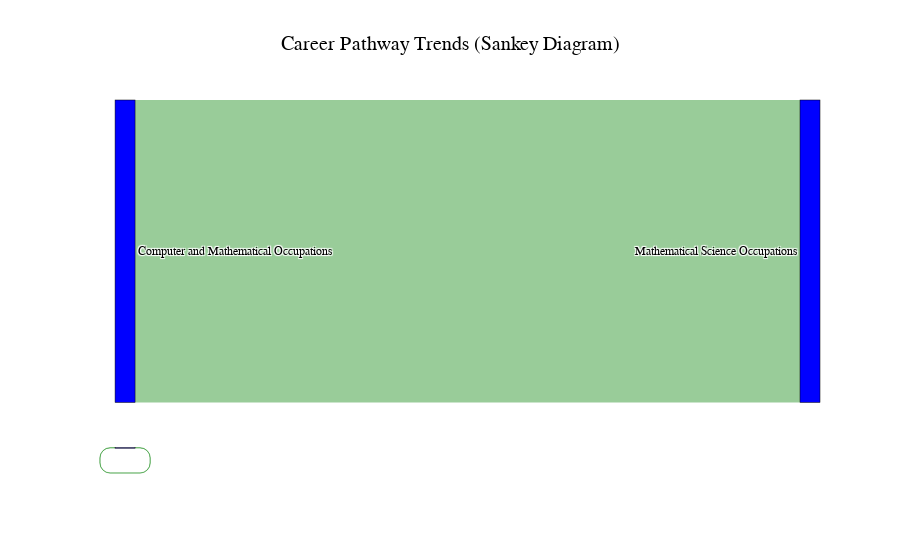

Notebook source saved alongside this figure:
### Markdown cell above
# Career Pathway Trends (Sankey Diagram)
- Visualize job transitions between different occupation levels.
- **Aggregate Data**
  - Identify career transitions between **SOC job classifications**.
- **Visualize results**
  - Create a **Sankey diagram** where:
    - **Source** = `SOC_2021_2_NAME`
    - **Target** = `SOC_2021_3_NAME`
    - **Value** = Number of transitions
  - Apply custom colors and font styles.
- **Explanation:** Write two sentences about what the graph reveals.

### Code cell
# Your code for 8th question here
import pandas as pd
import plotly.graph_objects as go
from pyspark.sql import SparkSession
from pyspark.sql import functions as F


# 步骤 1: 汇总数据
# 统计 SOC_2021_2_NAME 和 SOC_2021_3_NAME 之间的转换次数
df_transitions = df.groupBy("SOC_2021_2_NAME", "SOC_2021_3_NAME").count()

# 转换为 Pandas DataFrame
df_transitions_pd = df_transitions.toPandas()
#如果数据量过大，桑基图可能会变得复杂。可以过滤掉转换次数较少的记录
df_transitions_pd = df_transitions_pd[df_transitions_pd["count"] > 10]

# 步骤 2: 创建桑基图
# 获取唯一的来源和目标节点
unique_sources = df_transitions_pd["SOC_2021_2_NAME"].unique()
unique_targets = df_transitions_pd["SOC_2021_3_NAME"].unique()

# 创建节点列表
nodes = list(unique_sources) + list(unique_targets)

# 创建节点索引映射
node_indices = {node: i for i, node in enumerate(nodes)}

# 创建桑基图的链接数据
links = {
    "source": [node_indices[source] for source in df_transitions_pd["SOC_2021_2_NAME"]],
    "target": [node_indices[target] for target in df_transitions_pd["SOC_2021_3_NAME"]],
    "value": df_transitions_pd["count"].tolist()
}

# 步骤 3: 创建桑基图
fig = go.Figure(go.Sankey(
    node=dict(
        pad=15,  # 节点之间的间距
        thickness=20,  # 节点厚度
        line=dict(color="black", width=0.5),  # 节点边框样式
        label=nodes,  # 节点标签
        color="blue"  # 节点颜色
    ),
    link=dict(
        source=links["source"],  # 来源节点索引
        target=links["target"],  # 目标节点索引
        value=links["value"],  # 转换次数
        color="rgba(0, 128, 0, 0.4)"  # 链接颜色
    )
))

# 步骤 4: 自定义布局和样式
fig.update_layout(
    title="Career Pathway Trends (Sankey Diagram)",
    font=dict(family="Arial", size=12, color="black"),
    plot_bgcolor="white",  # 背景颜色
    paper_bgcolor="white",  # 画布颜色
    xaxis=dict(showgrid=False),  # 隐藏 X 轴网格
    yaxis=dict(showgrid=False),  # 隐藏 Y 轴网格
    title_font_size=20, 
    title_x=0.5
)

# 显示桑基图
fig.show()

fig.write_image("output/Q8.png", width=1920, height=540, scale=2)

### Figure 1 — Plotly figure (JSON) as saved in the notebook; plotly's stock layout.template omitted (floating-point values rounded to 4 significant figures)
{"data": [{"link": {"color": "rgba(0, 128, 0, 0.4)", "source": [2, 1], "target": [2, 3], "value": [44, 72454]}, "node": {"color": "blue", "label": [null, "Computer and Mathematical Occupations", null, "Mathematical Science Occupations"], "line": {"color": "black", "width": 0.5}, "pad": 15, "thickness": 20}, "type": "sankey"}], "layout": {"font": {"color": "black", "family": "Arial", "size": 12}, "paper_bgcolor": "white", "plot_bgcolor": "white", "title": {"font": {"size": 20}, "text": "Career Pathway Trends (Sankey Diagram)", "x": 0.5}, "xaxis": {"showgrid": false}, "yaxis": {"showgrid": false}}}
